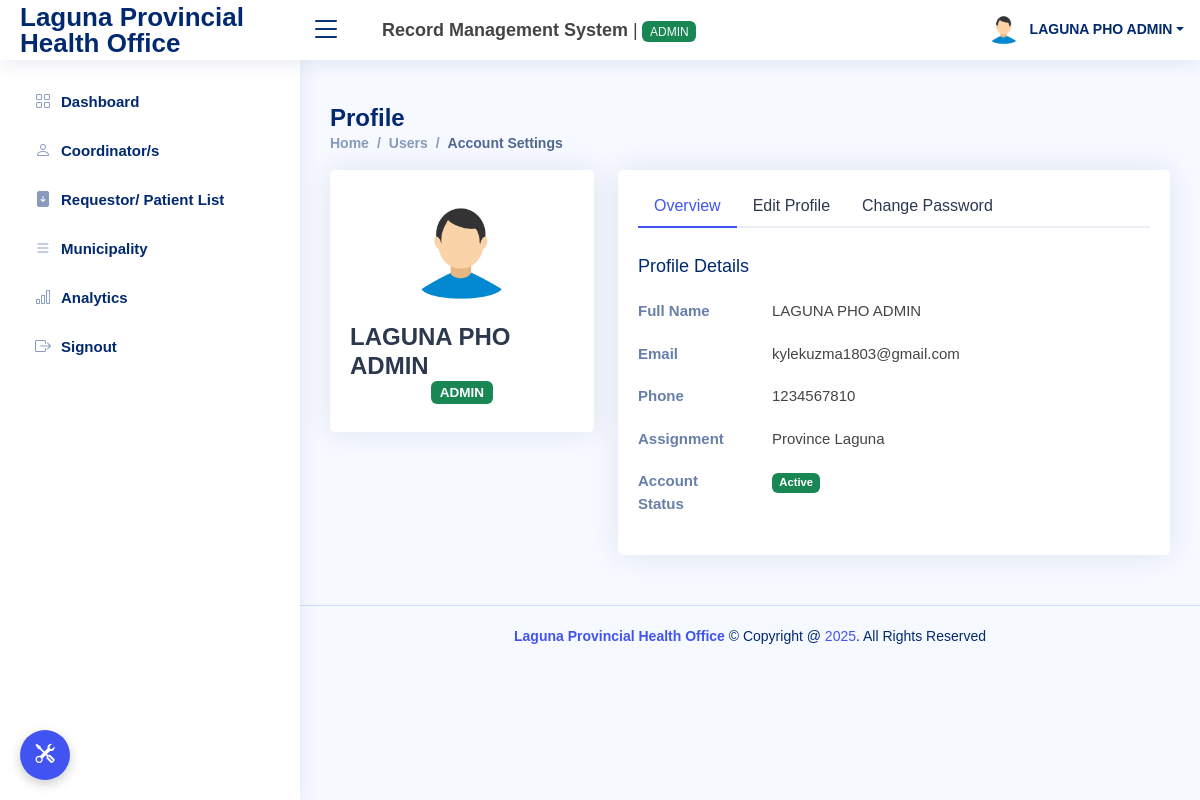
Page /users/profile.php (signed in) on the committed database.
### tables this page shows
CREATE TABLE `accnt_tbl` (
  `accnt_id` int(11) NOT NULL,
  `fullname` varchar(255) NOT NULL,
  `municipality` varchar(255) DEFAULT NULL,
  `email` varchar(100) NOT NULL,
  `phone` varchar(12) NOT NULL,
  `password` varchar(255) NOT NULL,
  `accnt_type` int(11) NOT NULL,
  `accnt_status` varchar(30) NOT NULL DEFAULT 'inactive' COMMENT 'lock, active, inactive'
);

### users/profile.php (the view, shortened to what this page needs)
<?php
include "header.php";
include "sidebar.php";
$get_userData=mysqli_query($con,"select * from accnt_tbl where accnt_id='".$_SESSION['accnt_id']."'");
if (mysqli_num_rows($get_userData)>0){
    $row=mysqli_fetch_assoc($get_userData);
}
?>
  <main id="main" class="main">
    <div class="pagetitle">
      <h1>Profile</h1>
      <nav>
        <ol class="breadcrumb">
          <li class="breadcrumb-item"><a href="index.php">Home</a></li>
          <li class="breadcrumb-item">Users</li>
          <li class="breadcrumb-item active">Account Settings</li>
        </ol>
      </nav>
    </div>
    <section class="section profile">
      <div class="row">
        <div class="col-xl-4">
          <div class="card">
            <div class="card-body profile-card pt-4 d-flex flex-column align-items-center">
              <img src="../assets/img/user_1.png" alt="Profile" class="rounded-circle">
              <h2><?=$row['fullname']?></h2>
              <h3><span class="badge  bg-success"><?=strtoupper($_SESSION['type_name'])?></span></h3>
            </div>
          </div>
        </div>
        <div class="col-xl-8">
          <div class="card">
            <div class="card-body pt-3">
              <ul class="nav nav-tabs nav-tabs-bordered">
                <li class="nav-item">
                  <button class="nav-link active" data-bs-toggle="tab" data-bs-target="#profile-overview">Overview</button>
                </li>
                <li class="nav-item">
                  <button class="nav-link" data-bs-toggle="tab" data-bs-target="#profile-edit">Edit Profile</button>
                </li>
                <li class="nav-item">
                  <button class="nav-link" data-bs-toggle="tab" data-bs-target="#profile-change-password">Change Password</button>
                </li>
              </ul>
              <div class="tab-content pt-2">
                <div class="tab-pane fade show active profile-overview" id="profile-overview">
                  <h5 class="card-title">Profile Details</h5>
                  <div class="row">
                    <div class="col-lg-3 col-md-4 label ">Full Name</div>
                    <div class="col-lg-9 col-md-8"><?=$row['fullname']?></div>
                  </div>
                  <div class="row">
                    <div class="col-lg-3 col-md-4 label">Email</div>
                    <div class="col-lg-9 col-md-8"><?=$row['email']?></div>
                  </div>
                  <div class="row">
                    <div class="col-lg-3 col-md-4 label">Phone</div>
                    <div class="col-lg-9 col-md-8"><?=$row['phone']?></div>
                  </div>
                  <div class="row">
                    <div class="col-lg-3 col-md-4 label">Assignment</div>
                    <div class="col-lg-9 col-md-8"><?=is_null($row['municipality']) ? 'Province Laguna' : $row['municipality']?></div>
                  </div>
                  <div class="row">
                    <div class="col-lg-3 col-md-4 label">Account Status</div>
                    <div class="col-lg-9 col-md-8">
                        <?php
                        if ($row['accnt_status']=='lock'){
                            echo '<span class="badge bg-danger">Lock</span>';
                        }elseif ($row['accnt_status']=='inactive'){
                            echo '<span class="badge bg-secondary">Inactive</span>';
                        }else{
                            echo '<span class="badge bg-success">Active</span>';
                        }
                        ?>
                    </div>
                  </div>
                </div>
              </div>
            </div>
          </div>
        </div>
      </div>
    </section>
  </main>
<?php
include "footer.php";
?>

### assets/css/style.css (style rules this page uses)
:root { scroll-behavior: smooth; }
body { font-family: "Open Sans", sans-serif; background: #f6f9ff; color: #444444; }
a { color: #4154f1; text-decoration: none; }
h1, h2, h3, h4, h5, h6 { font-family: "Nunito", sans-serif; }
#main { margin-top: 60px; padding: 20px 30px; transition: all 0.3s; }
.pagetitle { margin-bottom: 10px; }
.pagetitle h1 { font-size: 24px; margin-bottom: 0; font-weight: 600; color: #012970; }
.card { margin-bottom: 30px; border: none; border-radius: 5px; box-shadow: 0px 0 30px rgba(1, 41, 112, 0.1); }
.card-title { padding: 20px 0 15px 0; font-size: 18px; font-weight: 500; color: #012970; font-family: "Poppins", sans-serif; }
.card-body { padding: 0 20px 20px 20px; }
.breadcrumb { font-size: 14px; font-family: "Nunito", sans-serif; color: #899bbd; font-weight: 600; }
.breadcrumb a { color: #899bbd; transition: 0.3s; }
.breadcrumb .breadcrumb-item::before { color: #899bbd; }
.breadcrumb .active { color: #51678f; font-weight: 600; }
.nav-tabs-bordered { border-bottom: 2px solid #ebeef4; }
.nav-tabs-bordered .nav-link { margin-bottom: -2px; border: none; color: #2c384e; }
.nav-tabs-bordered .nav-link.active { background-color: #fff; color: #4154f1; border-bottom: 2px solid #4154f1; }
@media (min-width: 1200px) { #main, #footer { margin-left: 300px; } }
.profile .profile-card img { max-width: 120px; }
.profile .profile-card h2 { font-size: 24px; font-weight: 700; color: #2c384e; margin: 10px 0 0 0; }
.profile .profile-card h3 { font-size: 18px; }
.profile .profile-overview .row { margin-bottom: 20px; font-size: 15px; }
.profile .profile-overview .card-title { color: #012970; }
.profile .profile-overview .label { font-weight: 600; color: rgba(1, 41, 112, 0.6); }
* { margin: 0; padding: 0; box-sizing: border-box; }
body { font-family: "Poppins", sans-serif; }
body, .card, .header, .sidebar, button, a, input, .table { transition: background-color 0.3s ease, color 0.3s ease, border-color 0.3s ease; }

### rows in the picture
accnt_tbl: fullname "LAGUNA PHO ADMIN", email "kylekuzma1803@gmail.com", phone "1234567810"

### other values in the picture
$_SESSION['type_name'] "ADMIN"
$_SESSION['fullname'] "LAGUNA PHO ADMIN"
